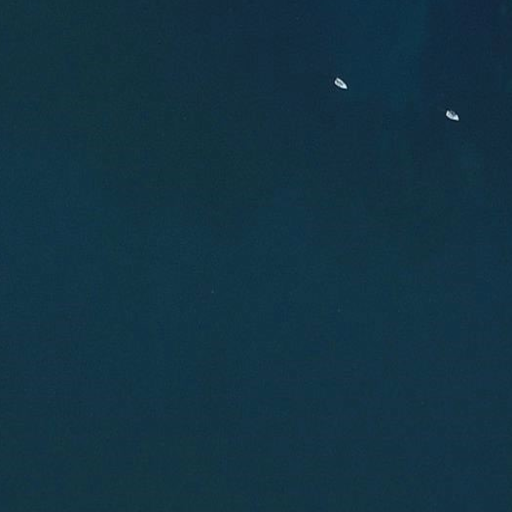
#> input picture MASATI-v2/images/m0001.png, 512 x 512 px, found by its file name
$ python vessel_detection_trad_seq.py
#> lines starting #> are read from the running program, lines starting #| are printed output that depends on the picture; after the words box and inside, x2 and y2 are one past the last pixel; in counts of white or black regions, pixels touching at a corner belong together
import cv2
import numpy as np
import time
import tifffile as tiff
from skimage.measure import label, regionprops
import matplotlib.pyplot as plt

def post_processing(org,image,x_cutted):
   fig, ax = plt.subplots()
   ax.imshow(org)
   label_img = label(image)
   regions = regionprops(label_img)
   i=0
   plt.show
   for props in regions:
        i=i+1
        y0, x0 = props.centroid
        orientation = props.orientation
        minr, minc, maxr, maxc = props.bbox
        diagonal=np.sqrt(np.power((maxr-minr),2) + np.power((maxc-minc),2))
        bx = (minc+x_cutted, maxc+x_cutted, maxc+x_cutted, minc+x_cutted, minc+x_cutted)
        by = (minr, minr, maxr, maxr, minr)
        ax.plot(bx, by, '-b', linewidth=1.5)
        print("Diagonal: ",int(diagonal)," [",maxc-minc,",",maxr-minr,"], Orientation: ",int(np.degrees(orientation)),"Centroid: (",int(y0), int(x0+x_cutted),")")
   print(i)
   ax.axis((0, len(org[0]), len(org), 0))
   plt.show()


# Apply the CFAR filter. The CFAR filter implemented here is described in:
#   M. Lundberg, L. M. H. Ulander, W. E. Pierson, A. Gustavsson,
#   "A challenge problem for detection of targets in foliage,"
#   Proc. SPIE 6237, Algorithms for Synthetic Aperture Radar Imagery XIII,
#   62370K (17 May 2006); https://doi.org/10.1117/12.663594
def cfar(data):

    outer_kernel=31
    inner_kernel=19
    [rows,cols]=data.shape
    Ic=np.zeros((rows,cols))
    sz1=int(((outer_kernel-1)/2))
    sz2=int(((outer_kernel-inner_kernel)/2))
    Itw=np.zeros((rows+outer_kernel-1,cols+outer_kernel-1))
    Itw[sz1:sz1+rows,sz1:sz1+cols]=data

    window=np.ones((outer_kernel, outer_kernel))
    window[sz2:sz2+inner_kernel , sz2:sz2+inner_kernel]=0

    #indices of element equal to one
    [ys,xs]=np.nonzero(window)
    filter_cfar=np.zeros((outer_kernel,outer_kernel))
    la=np.zeros((len(ys),len(ys)))
    t0 = time.time()
    for i in range(rows):
        for j in range(cols):
            filter_cfar=Itw[i:i+outer_kernel,j:j+outer_kernel]
            #That is taking long time (accessing list in python takes longer time than in Matlab(compare it to Christoffer code))
            la=filter_cfar[ys, xs]
            #I am applying threshold inside CFAR to optimize the time
            temp=data[i,j] - np.mean(la)
            if(temp!=0.0):
               x_temp=(temp/np.std(la))
               if(x_temp>6):
                 Ic[i,j]=1


    t1 = time.time()
    print(float(t1-t0))
    return Ic

# SELECT 3 for NIR when u ahve tiff images, in tiff.imread it is RGBNIR
# SELECT 2(red) or 0(b) for the best results when u have png images with 3 channels
#cv2.imread() reads the image as BGR
band = 2


#Tiff image with 4 bands
#img = tiff.imread("area2_20200717_094217_1040_3B_AnalyticMS_SR.tif")

img = cv2.imread("m0001.png")
#> img is the input picture: shape (512, 512, 3); mean B, G, R 66.9, 51.2, 19

#select the band (either R,G,B,NIR)
band = img[:,:,band]
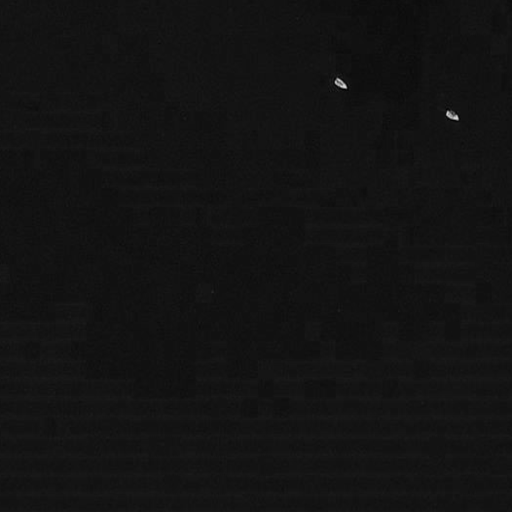
#> band: shape (512, 512); min 0, max 217, mean 19

#In case of using tiff images u have to normalize it
#NIR_band_norm_img = cv2.normalize(band, dst=None, alpha=0, beta=65553, norm_type=cv2.NORM_MINMAX)

#In case u have land in the image crop it
x_cutted=0

#select only the region of water in Area
#NIR_band_cutted = NIR_band_norm_img[:,x_cutted:]


#call CFAR filter
Ic=cfar(band)
#> in cfar, `Itw[sz1:sz1+rows,sz1:sz1+cols]=data`:
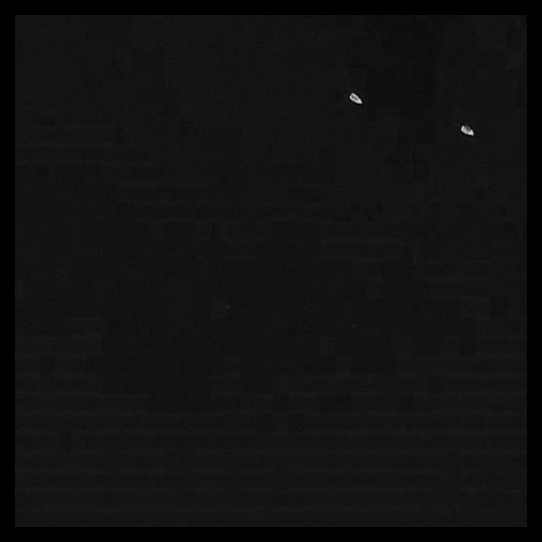
#> Itw: shape (542, 542) float64; min 0, max 217, mean 17
#> after the loop in cfar, `for i in range(rows):`: Ic: shape (512, 512) float64; values 0 (black) and 1 (white), 0.07% white; 8 white regions (6 under 20 px), largest, box (x1, y1, x2, y2) and area: (447, 110, 458, 120) 80, (335, 78, 347, 89) 78


# Creating kernel
kernel = np.ones((3, 3), np.uint8)
image = cv2.erode(Ic, kernel)
#> image: shape (512, 512) float64; values 0 (black) and 1 (white), 0.03% white; 2 white regions, box (x1, y1, x2, y2) and area: (448, 112, 457, 119) 43, (336, 80, 345, 88) 37
img_final = cv2.dilate(image, kernel)
#> img_final: shape (512, 512) float64; values 0 (black) and 1 (white), 0.06% white; 2 white regions

post_processing(band,img_final,x_cutted)
#> in post_processing, `label_img = label(image)`:
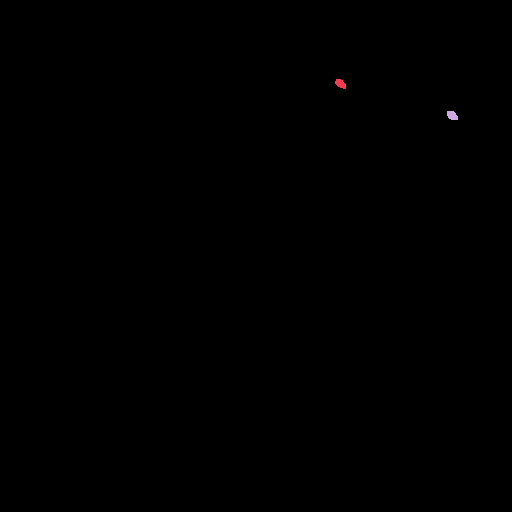
#> label_img: shape (512, 512) int64; 3 distinct labels, from 0 to 2; one colour per label, 0 black
#> in post_processing, `regions = regionprops(label_img)`: regions = 2 regions; box (x1, y1, x2, y2) and area: (447, 111, 458, 120) 79, (335, 79, 346, 89) 75
#> the loop in post_processing, `for props in regions:` made 2 passes
#> (i, y0, x0, orientation, minr, minc, maxr, maxc) on passes 1 to 2: (1, 83.33, 340.1, 0.905, 79, 335, 89, 346), (2, 115.1, 451.8, 0.96, 111, 447, 120, 458)
#| Diagonal:  14  [ 11 , 10 ], Orientation:  51 Centroid: ( 83 340 )
#| Diagonal:  14  [ 11 , 9 ], Orientation:  55 Centroid: ( 115 451 )
#> after the loop in post_processing, `for props in regions:`: i = 2
#| 2
#> in post_processing, `plt.show()`:
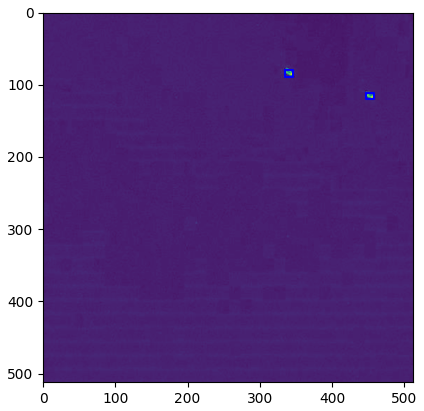
#> figure drawn by matplotlib, 1 panel

$ run again, with MASATI-v2/images/m0005.png copied over MASATI-v2/images/m0001.png
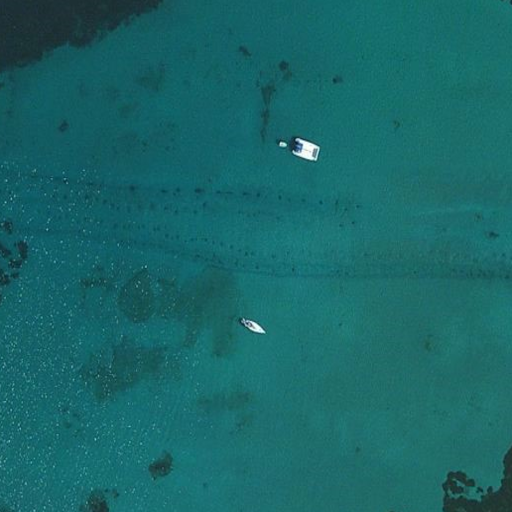
#> input picture MASATI-v2/images/m0005.png, 512 x 512 px, found by its file name
#> img is the input picture: shape (512, 512, 3); mean B, G, R 104.3, 102.9, 24.5
#> in cfar, `Itw[sz1:sz1+rows,sz1:sz1+cols]=data`:
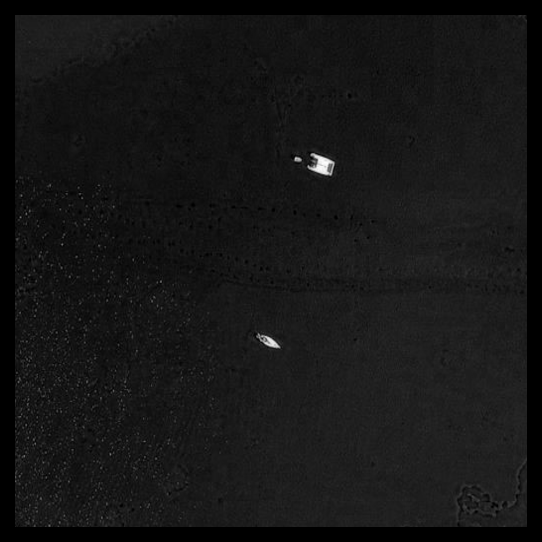
#> Itw: shape (542, 542) float64; min 0, max 253, mean 21.9
#> image: shape (512, 512) float64; values 0 (black) and 1 (white), 0.01% white in thin lines or dots, all inside (x1, y1, x2, y2) = (253, 324, 259, 330)
#> img_final: shape (512, 512) float64; values 0 (black) and 1 (white), 0.02% white; 1 white region, box (x1, y1, x2, y2) and area: (252, 323, 260, 331) 49
#> label_img: shape (512, 512) int64; values 0 (black) and 1 (white), 0.02% white; 1 white region
#> regions = 1 regions; box (x1, y1, x2, y2) and area: (252, 323, 260, 331) 49
#> the loop in post_processing, `for props in regions:` made 1 pass
#> (i, y0, x0, orientation, minr, minc, maxr, maxc) on pass 1: (1, 327.1, 255.3, 0.724, 323, 252, 331, 260)
#> (printed output is left out)
#> after the loop in post_processing, `for props in regions:`: i = 1
#| 1
#> in post_processing, `plt.show()`:
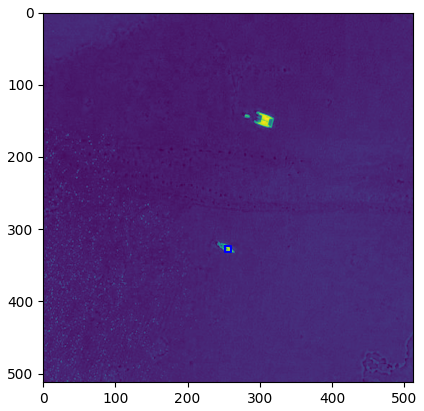
#> figure drawn by matplotlib, 1 panel

$ run again, with MASATI-v2/images/m0008.png copied over MASATI-v2/images/m0001.png
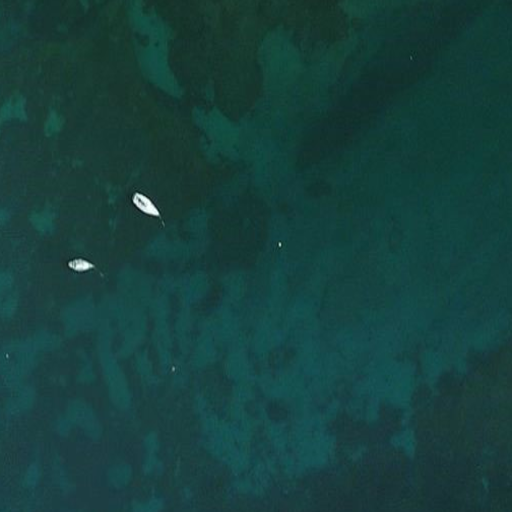
#> input picture MASATI-v2/images/m0008.png, 512 x 512 px, found by its file name
#> img is the input picture: shape (512, 512, 3); mean B, G, R 61.4, 64.7, 22.8
#> image: shape (512, 512) float64; values 0 (black) and 1 (white), 0.01% white; 3 white regions (2 under 20 px), largest, box (x1, y1, x2, y2) and area: (78, 264, 85, 268) 23
#> img_final: shape (512, 512) float64; values 0 (black) and 1 (white), 0.03% white; 3 white regions (2 under 20 px)
#> label_img: shape (512, 512) int64; 4 distinct labels, from 0 to 3
#> regions = 3 regions; box (x1, y1, x2, y2) and area: (77, 263, 86, 269) 49, (278, 242, 282, 246) 15, (172, 367, 175, 372) 15
#> the loop in post_processing, `for props in regions:` made 3 passes
#> (y0, x0, orientation, minr, minc, maxr, maxc, diagonal) on passes 1 to 3: (243.6, 279.4, 0.785, 242, 278, 246, 282, 5.66), (265.5, 81.22, -1.42, 263, 77, 269, 86, 10.82), (369, 173, 0, 367, 172, 372, 175, 5.83)
#> (printed output is left out)
#> after the loop in post_processing, `for props in regions:`: i = 3
#| 3
#> in post_processing, `plt.show()`:
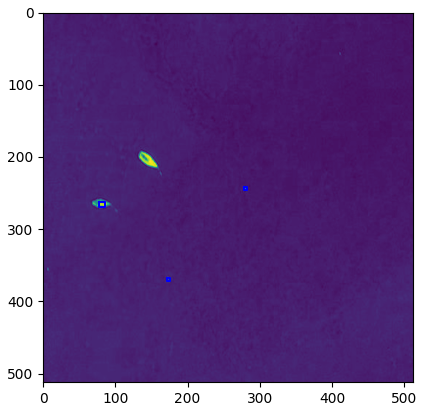
#> figure drawn by matplotlib, 1 panel
